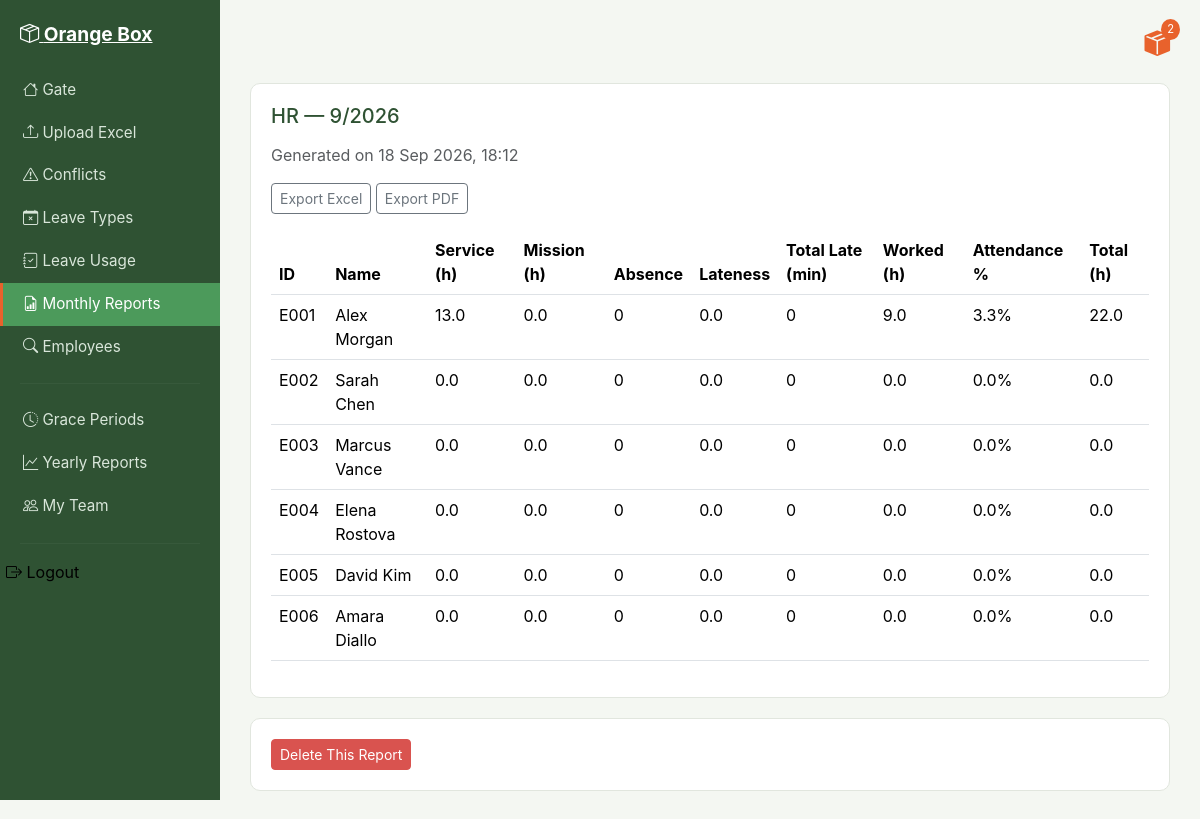
The app's page /reports/monthly/13/ (signed in) with its own data.
### attendance/models.py (models this page shows, shortened)
class MonthlyReport(models.Model):
    department = models.ForeignKey(Department, on_delete=models.CASCADE)
    month = models.IntegerField()
    year = models.IntegerField()
    generated_date = models.DateTimeField(auto_now_add=True)
    generated_by = models.ForeignKey(HRStaff, on_delete=models.CASCADE)
    class Meta:
        unique_together = ('department', 'month', 'year')

class Department(models.Model):
    name = models.CharField(max_length=100, unique=True)

class MonthlyReportEntry(models.Model):
    total_working_hours = models.FloatField(default=0)
    total_lateness = models.FloatField(default=0)
    total_late_minutes = models.IntegerField(default=0)
    total_absence = models.IntegerField(default=0)
    total_working_days = models.IntegerField(default=0)
    attendance_percentage = models.FloatField(default=0)
    service_hours = models.FloatField(default=0)
    mission_hours = models.FloatField(default=0)
    total_hours_with_leave = models.FloatField(default=0)
    is_exception = models.BooleanField(default=False)
    report = models.ForeignKey(MonthlyReport, on_delete=models.CASCADE, related_name='entries')
    employee = models.ForeignKey(Employee, on_delete=models.CASCADE)

class Employee(models.Model):
    employee_id = models.CharField(max_length=50, unique=True)
    name = models.CharField(max_length=150)
    sex = models.CharField(max_length=10, blank=True)
    birthday = models.DateField(null=True, blank=True)
    email = models.EmailField(unique=True, null=True, blank=True)
    phone_number = models.CharField(max_length=20, blank=True)
    department = models.ForeignKey(Department, on_delete=models.SET_NULL, null=True)
    date_added = models.DateTimeField(auto_now_add=True)

### attendance/views.py (the view)
# urls.py: path('reports/monthly/<int:report_id>/', views.monthly_report_detail, name='monthly_report_detail'),
@login_required
def monthly_report_detail(request, report_id):
    report = MonthlyReport.objects.get(id=report_id)
    entries = report.entries.filter(is_exception=False)
    exceptions = report.entries.filter(is_exception=True)
    has_open_conflicts = UploadConflict.objects.filter(employee__department=report.department, status='open').exists()
    return render(request, 'attendance/monthly_report_detail.html', {
        'report': report, 'entries': entries, 'exceptions': exceptions, 'has_open_conflicts': has_open_conflicts
    })

### attendance/context_processors.py (called while the page is built)
def notifications_context(request):
    if request.user.is_authenticated:
        unread = Notification.objects.filter(recipient=request.user, status='unread').order_by('-date')
        return {
            'unread_notifications': unread,
            'unread_count': unread.count()
        }
    return {'unread_notifications': [], 'unread_count': 0}

### attendance/templates/attendance/monthly_report_detail.html (shortened to what this page needs)
{% extends 'attendance/base.html' %}
{% block content %}
<div class="ob-card">
    <h5>{{ report.department.name }} — {{ report.month }}/{{ report.year }}</h5>
    <p class="text-muted mb-3">Generated on {{ report.generated_date|date:"d M Y, H:i" }}</p>
    <div class="mb-3">
        {% if has_open_conflicts %}
        <button type="button" class="btn btn-sm btn-outline-secondary export-warn-btn" data-url="{% url 'export_monthly_report_excel' report.id %}">Export Excel</button>
        <button type="button" class="btn btn-sm btn-outline-secondary export-warn-btn" data-url="{% url 'export_monthly_report_pdf' report.id %}">Export PDF</button>
        {% else %}
        <a href="{% url 'export_monthly_report_excel' report.id %}" class="btn btn-sm btn-outline-secondary">Export Excel</a>
        <a href="{% url 'export_monthly_report_pdf' report.id %}" class="btn btn-sm btn-outline-secondary">Export PDF</a>
        {% endif %}
    </div>
    {% if entries %}
    <table class="table table-ob">
        <thead>
        <tr>
            <th>ID</th><th>Name</th><th>Service (h)</th><th>Mission (h)</th>
                        <th>Absence</th><th>Lateness</th><th>Total Late (min)</th><th>Worked (h)</th><th>Attendance %</th><th>Total (h)</th>
        </tr>
        </thead>
        <tbody>
        {% for entry in entries %}
        <tr>
            <td>{{ entry.employee.employee_id }}</td>
            <td>{{ entry.employee.name }}</td>
            <td>{{ entry.service_hours }}</td>
            <td>{{ entry.mission_hours }}</td>
            <td>{{ entry.total_absence }}</td>
            <td>{{ entry.total_lateness }}</td>
            <td>{{ entry.total_late_minutes }}</td>
            <td>{{ entry.total_working_hours }}</td>
            <td>{{ entry.attendance_percentage|floatformat:1 }}%</td>
            <td>{{ entry.total_hours_with_leave }}</td>
        </tr>
        {% endfor %}
        </tbody>
    </table>
    {% else %}
    <div class="ob-empty-state"><i class="bi bi-check-circle" style="font-size:2rem;"></i><p>No employee data for this report.</p></div>
    {% endif %}
</div>
<div class="ob-card">
    <button type="button" class="btn btn-ob-danger btn-sm" data-bs-toggle="modal" data-bs-target="#deleteReportModal">Delete This Report</button>
</div>
{% endblock %}

### static/css/style.css (style rules this page uses)
:root { --ob-bg: #f4f7f2; --ob-sidebar: #2f5233; --ob-sidebar-active: #4C9A5B; --ob-accent: #E8622C; --ob-accent-hover: #c94f20; --ob-green: #4C9A5B; --ob-yellow: #E8B93C; --ob-red: #D9534F; --ob-text: #2c2c2c; --ob-muted: #7a7a7a; --ob-card: #ffffff; --ob-border: #e1e6de; }
body { background-color: var(--ob-bg); color: var(--ob-text); font-family: -apple-system, "Segoe UI", Roboto, Arial, sans-serif; }
.ob-card { background-color: var(--ob-card); border: 1px solid var(--ob-border); border-radius: 10px; padding: 20px; margin-bottom: 20px; }
.ob-card h5 { margin-bottom: 15px; color: var(--ob-sidebar); }
.btn-ob-danger { background-color: var(--ob-red); border-color: var(--ob-red); color: #fff; }
.table-ob thead { background-color: var(--ob-sidebar); color: #fff; }
.table-ob tbody tr:nth-child(odd) { background-color: #f9fbf8; }

### records on screen
MonthlyReport: department.name "HR", month "9", year "2026", generated_date "18 Sep 2026, 18:12"
MonthlyReportEntry: employee.employee_id "E001", employee.name "Alex Morgan", service_hours "13.0", mission_hours "0.0", total_absence "0", total_lateness "0.0", total_late_minutes "0", total_working_hours "9.0", attendance_percentage "3.3", total_hours_with_leave "22.0"
MonthlyReportEntry: employee.employee_id "E002", employee.name "Sarah Chen", service_hours "0.0", mission_hours "0.0", total_absence "0", total_lateness "0.0", total_late_minutes "0", total_working_hours "0.0", attendance_percentage "0.0", total_hours_with_leave "0.0"
MonthlyReportEntry: employee.employee_id "E003", employee.name "Marcus Vance", service_hours "0.0", mission_hours "0.0", total_absence "0", total_lateness "0.0", total_late_minutes "0", total_working_hours "0.0", attendance_percentage "0.0", total_hours_with_leave "0.0"
MonthlyReportEntry: employee.employee_id "E004", employee.name "Elena Rostova", service_hours "0.0", mission_hours "0.0", total_absence "0", total_lateness "0.0", total_late_minutes "0", total_working_hours "0.0", attendance_percentage "0.0", total_hours_with_leave "0.0"
MonthlyReportEntry: employee.employee_id "E005", employee.name "David Kim", service_hours "0.0", mission_hours "0.0", total_absence "0", total_lateness "0.0", total_late_minutes "0", total_working_hours "0.0", attendance_percentage "0.0", total_hours_with_leave "0.0"
MonthlyReportEntry: employee.employee_id "E006", employee.name "Amara Diallo", service_hours "0.0", mission_hours "0.0", total_absence "0", total_lateness "0.0", total_late_minutes "0", total_working_hours "0.0", attendance_percentage "0.0", total_hours_with_leave "0.0"

### other values on screen
{{ unread_count }} "2"
